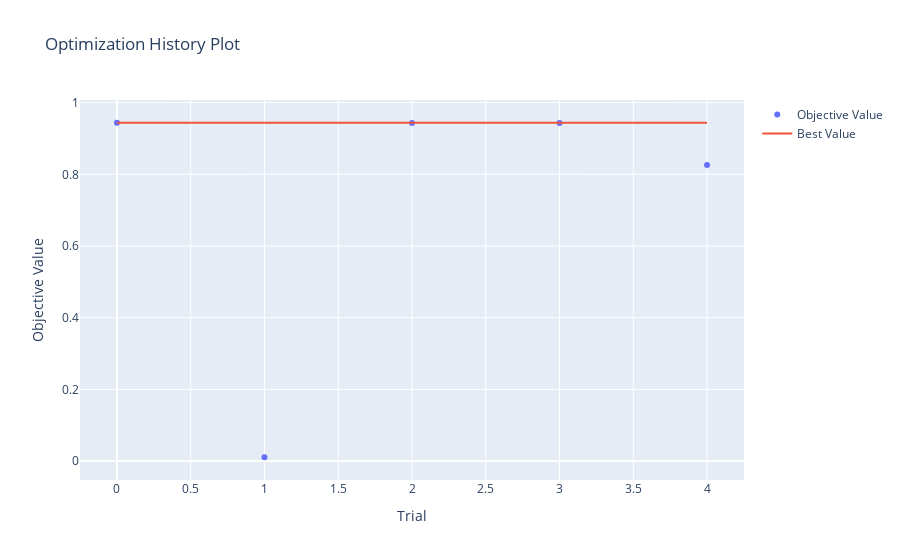
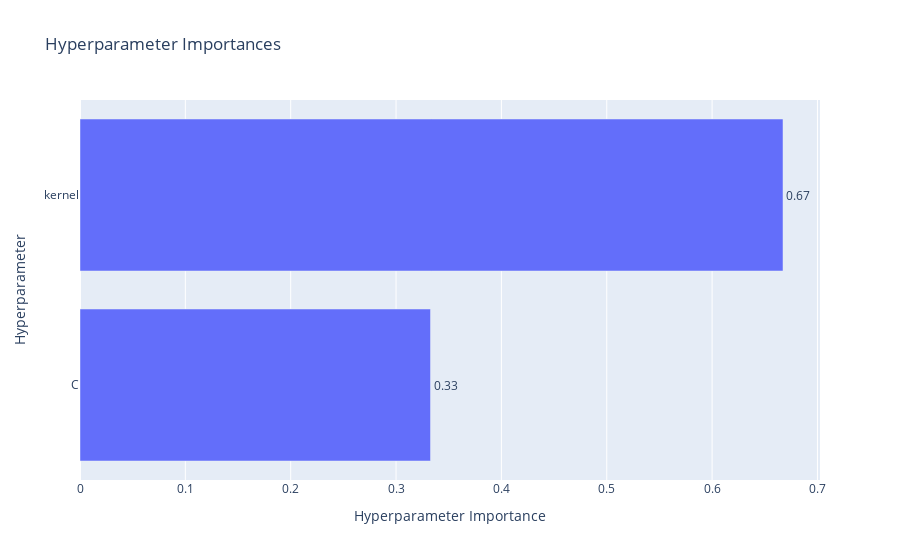

Notebook code for these charts, in order:
### Code cell
# Visualizar la optimización 
optuna.visualization.plot_optimization_history(study).show()
optuna.visualization.plot_param_importances(study).show()

### Figure 1 — Plotly figure (JSON) as saved in the notebook; plotly's stock layout.template omitted (floating-point values rounded to 4 significant figures)
{"data": [{"mode": "markers", "name": "Objective Value", "type": "scatter", "x": [0, 1, 2, 3, 4], "y": [0.9438, 0.01075, 0.9433, 0.9433, 0.8259]}, {"mode": "lines", "name": "Best Value", "type": "scatter", "x": [0, 1, 2, 3, 4], "y": [0.9438, 0.9438, 0.9438, 0.9438, 0.9438]}, {"marker": {"color": "#cccccc"}, "mode": "markers", "name": "Infeasible Trial", "showlegend": false, "type": "scatter", "x": [], "y": []}], "layout": {"title": {"text": "Optimization History Plot"}, "xaxis": {"title": {"text": "Trial"}}, "yaxis": {"title": {"text": "Objective Value"}}}}

### Figure 2 — Plotly figure (JSON) as saved in the notebook; plotly's stock layout.template omitted (floating-point values rounded to 4 significant figures)
{"data": [{"cliponaxis": false, "hovertemplate": ["C (FloatDistribution): 0.3327039093170741<extra></extra>", "kernel (CategoricalDistribution): 0.6672960906829258<extra></extra>"], "name": "Objective Value", "orientation": "h", "text": ["0.33", "0.67"], "textposition": "outside", "type": "bar", "x": [0.3327, 0.6673], "y": ["C", "kernel"]}], "layout": {"title": {"text": "Hyperparameter Importances"}, "xaxis": {"title": {"text": "Hyperparameter Importance"}}, "yaxis": {"title": {"text": "Hyperparameter"}}}}
